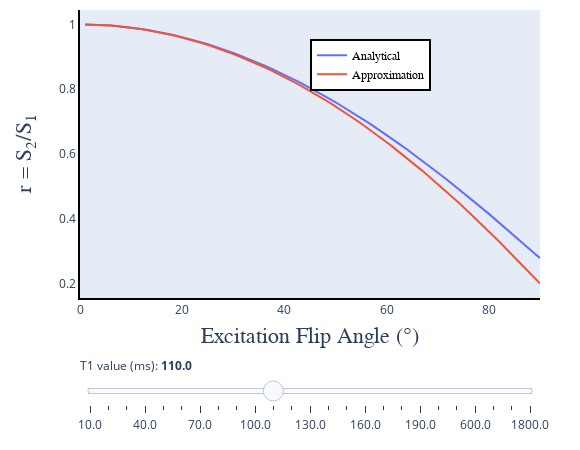

Notebook source saved alongside this figure:
### Code cell
#| label: afiFig4jn

# Prepare Python environment

import scipy.io as sio
from pathlib import Path

data_dir = Path("../../../../DATA/qmrlab-mooc/04-B1-02-AFI")
data_file = "fig4.mat"

#Load either archived or generated plot variables
mat_contents = sio.loadmat(data_dir / data_file)

params = mat_contents["params"]
T1_range = mat_contents["T1_range"][0]
r_analytical = mat_contents["r_analytical"]
r_approximation = mat_contents["r_approximation"]

## Plot
# PYTHON CODE
# Module imports

import matplotlib.pyplot as plt
import chart_studio.plotly as py
import plotly.graph_objs as go
import numpy as np
from plotly import __version__
from plotly.offline import download_plotlyjs, init_notebook_mode, plot, iplot
config={'showLink': False, 'displayModeBar': False}
# PYTHON CODE
# PYTHON CODE

init_notebook_mode(connected=True)

data1 = [dict(
        visible = False,
        mode = 'lines',
        x = params["EXC_FA"][0][0][0],
        y = abs(np.squeeze(np.asarray(r_analytical[ii]))),
        name = 'Analytical',
        text = 'Analytical',
        hoverinfo = 'x+y+text') for ii in range(len(T1_range))]

data1[10]['visible'] = True

data2 = [dict(
        visible = False,
        mode = 'lines',
        x = params["EXC_FA"][0][0][0],
        y = abs(np.squeeze(np.asarray(r_approximation[ii]))),
        name = 'Approximation',
        text = 'Approximation',
        hoverinfo = 'x+y+text') for ii in range(len(T1_range))]

data2[10]['visible'] = True

data = data1 + data2

steps = []
for i in range(len(T1_range)):
    step = dict(
        method = 'restyle',  
        args = ['visible', [False] * len(data1)],
        label = str(T1_range[i])
        )
    step['args'][1][i] = True # Toggle i'th trace to "visible"
    steps.append(step)

sliders = [dict(
    x = 0,
    y = -0.02,
    active = 10,
    currentvalue = {"prefix": "T1 value (ms): <b>"},
    pad = {"t": 50, "b": 10},
    steps = steps)]

layout = go.Layout(
    width=580,
    height=450,
    margin=go.layout.Margin(
        l=80,
        r=40,
        b=60,
        t=10,
    ),
    annotations=[
        dict(
            x=0.5004254919715793,
            y=-0.18,
            showarrow=False,
            text='Excitation Flip Angle (°)',
            font=dict(
                family='Times New Roman',
                size=22
            ),
            xref='paper',
            yref='paper'
        ),
        dict(
            x=-0.15,
            y=0.5,
            showarrow=False,
            text='r = S<sub>2</sub>/S<sub>1</sub>',
            font=dict(
                family='Times New Roman',
                size=22
            ),
            textangle=-90,
            xref='paper',
            yref='paper'
        ),
    ],
    xaxis=dict(
        autorange=False,
        range=[0, params['EXC_FA'][0][0][0][-1]],
        showgrid=False,
        linecolor='black',
        linewidth=2
    ),
    yaxis=dict(
        autorange=True,
        showgrid=False,
        linecolor='black',
        linewidth=2
    ),
    legend=dict(
        x=0.5,
        y=0.9,
        traceorder='normal',
        font=dict(
            family='Times New Roman',
            size=12,
            color='#000'
        ),
        bordercolor='#000000',
        borderwidth=2
    ), 
    sliders=sliders
)

fig = dict(data=data, layout=layout)

iplot(fig, filename = 'basic-line', config = config)
